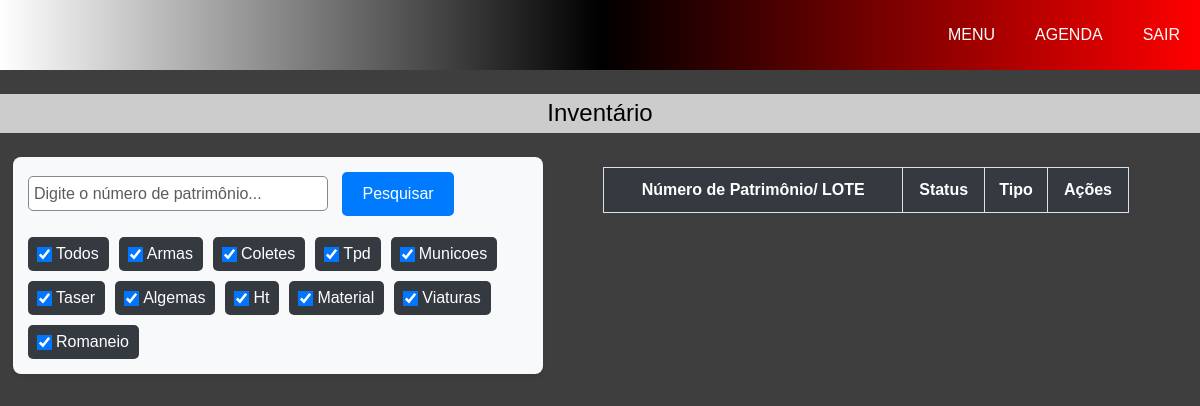
/p4/inventario.php, run on an earlier commit of the app's database.
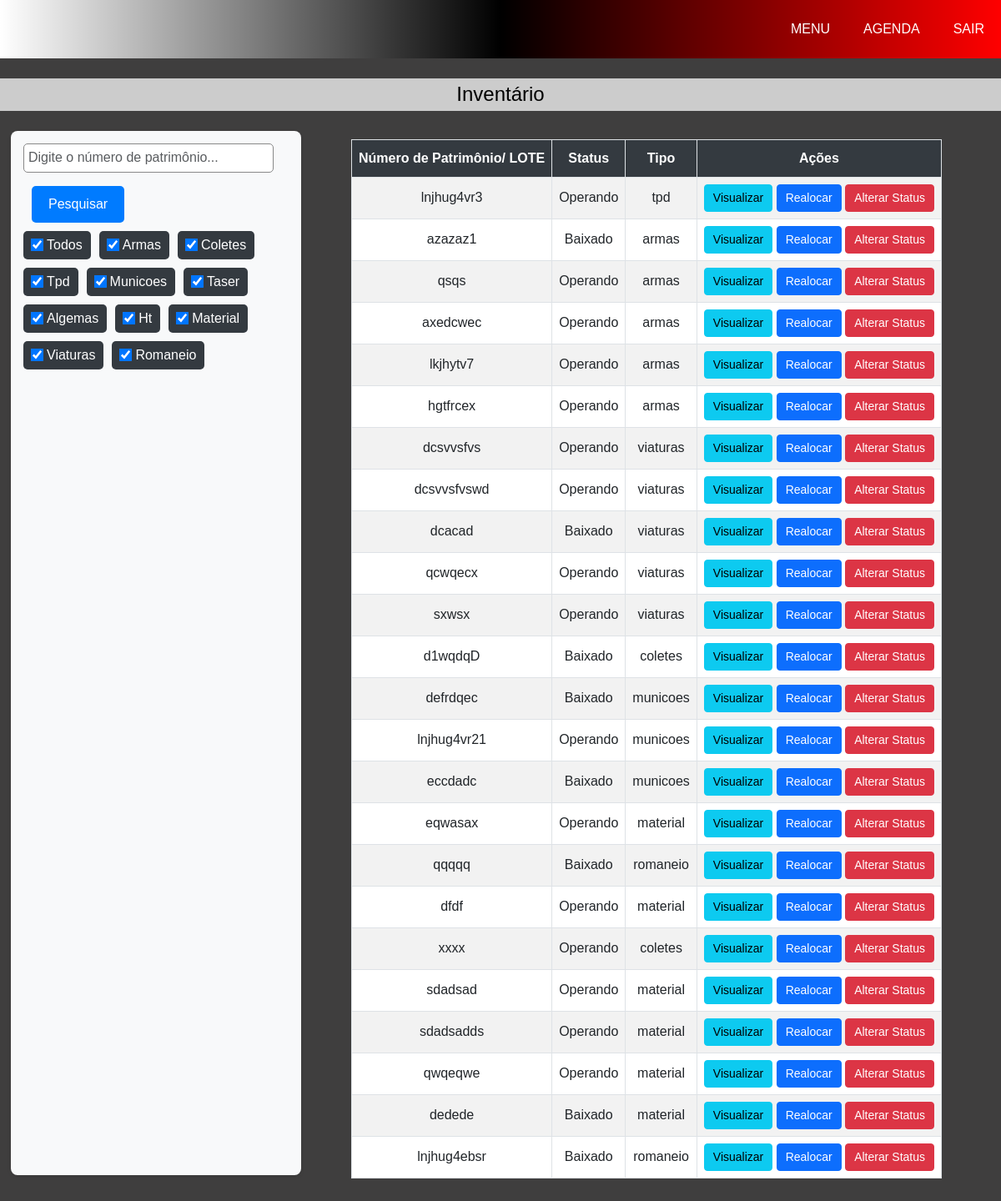
And on a later commit of the database.
### tables this page shows
CREATE TABLE `p4_inventario` (
  `id` int(11) NOT NULL,
  `numerodepatrimonio` varchar(11) DEFAULT NULL,
  `idLocComp` int(11) DEFAULT NULL,
  `idStatus` int(11) NOT NULL,
  `idTipo_tabela` int(11) NOT NULL
);

CREATE TABLE `p4_status` (
  `idStatus` int(2) NOT NULL,
  `estado` varchar(10) NOT NULL
);

### p4/inventario.php (the view, shortened to what this page needs)
<!DOCTYPE html>
<html lang="pt-br">
<head>
    <link rel="stylesheet" href="https://cdnjs.cloudflare.com/ajax/libs/font-awesome/6.0.0-beta3/css/all.min.css">
    <link rel="stylesheet" href="../css/estilo.css">
    <link rel="stylesheet" href="../css/inicial.css">
    <link href="https://cdn.jsdelivr.net/npm/bootstrap@5.3.0/dist/css/bootstrap.min.css" rel="stylesheet">
</head>
<body>
<?php require_once("./menu.php"); ?>
<h1 class="titulo text-center mt-4 mb-4">Inventário</h1>
<?php
require_once("../conexao/conexao.php");
$tabelas = [
    1 => "p4_armas",
    2 => "p4_coletes",
    3 => "p4_tpd",
    4 => "p4_municoes",
    5 => "p4_taser",
    6 => "p4_algemas",
    7 => "p4_ht",
    8 => "p4_material",
    9 => "p4_viaturas",
    10 => "p4_romaneio",
];
$sql = "SELECT id, numerodepatrimonio, idStatus, idTipo_tabela FROM p4_inventario";
$stmt = $conexao->prepare($sql);
$stmt->execute();
$inventario = $stmt->fetchAll(PDO::FETCH_ASSOC);
$sqlStatus = "SELECT idStatus, estado FROM p4_status";
$stmtStatus = $conexao->prepare($sqlStatus);
$stmtStatus->execute();
$statusList = $stmtStatus->fetchAll(PDO::FETCH_ASSOC);
?>
<div class="container" style="margin-bottom: 100px; margin-left: 1px;">
    <div class="pesquisar">
        <input type="text" id="buscaPatrimonio" class="form-control mb-3" placeholder="Digite o número de patrimônio...">
        <button type="button" onclick="buscarRegistro()">Pesquisar</button>
        <div class="tipos">
            <label><input type="checkbox" class="filtroTipo" value="todos" checked> Todos</label>
            <?php foreach ($tabelas as $id => $nome): ?>
                <label>
                    <input type="checkbox" class="filtroTipo" value="<?= str_replace('p4_', '', $nome) ?>" checked>
                    <?= ucfirst(str_replace('p4_', '', $nome)) ?>
                </label>
            <?php endforeach; ?>
        </div>
    </div>
    <table class="table table-striped table-bordered table-hover">
        <thead>
            <tr>
                <th>Número de Patrimônio/ LOTE</th>
                <th>Status</th>
                <th>Tipo</th>
                <th>Ações</th>
            </tr>
        </thead>
        <tbody id="tabelaInventario">
            <?php foreach ($inventario as $item): ?>
                <tr data-tipo="<?= str_replace('p4_', '', $tabelas[$item['idTipo_tabela']]) ?>">
                    <td class="patrimonio"><?= htmlspecialchars($item['numerodepatrimonio']) ?></td>
                    <td>
                        <?php
                        $status = array_filter($statusList, function ($statusItem) use ($item) {
                            return $statusItem['idStatus'] == $item['idStatus'];
                        });
                        $status = reset($status);
                        echo $status ? htmlspecialchars($status['estado']) : 'Desconhecido';
                        ?>
                    </td>
                    <td><?= isset($tabelas[$item['idTipo_tabela']]) ? str_replace('p4_', '', $tabelas[$item['idTipo_tabela']]) : "Desconhecido" ?></td>
                    <td>
                    <a href="visualizar_item.php?patrimonio=<?= urlencode($item['numerodepatrimonio']) ?>&tabela=<?= urlencode($tabelas[$item['idTipo_tabela']]) ?>" class="btn btn-info btn-sm">Visualizar</a>
                        <a href="alterar_status.php?id=<?= $item['id'] ?>" class="btn btn-primary btn-sm">Realocar</a>
                        <a href="alterar_status.php?id=<?= $item['id'] ?>" class="btn btn-danger btn-sm">Alterar Status</a>
                    </td>
                </tr>
            <?php endforeach; ?>
        </tbody>
    </table>
</div>
</body>
</html>

### p4/menu.php (shortened to what this page needs)
<div class="menu">
    <ul>
        <a href="../inicial.php">
            <li>MENU</li>
        </a>
        <a href="../agenda.php">
            <li>AGENDA</li>
        </a>
        <a href="../sair.php">
            <li>SAIR</li>
        </a>
    </ul>
</div>

### css/estilo.css (style rules this page uses)
* { margin: 0; padding: 0; box-sizing: border-box; }
body, html { font-family: 'Segoe UI', Tahoma, Geneva, Verdana, sans-serif; background-color: #f3f3f3; }
html, body { overflow-x: hidden; }
.titulo { font-weight: lighter; color: rgb(0, 0, 0); display: flex; justify-content: center; background-color: #ccc; padding: 5px; }
.container { display: flex; width: 100%; height: 100%; margin: 10px; margin-left: 170px; }
table { border: 1px solid #999; width: 95%; border-collapse: collapse; margin-top: 10px; margin-left: 2%; }
th, td { border: 1px solid #999; padding: 3px; }
th { height: 45px; background-color: #555; color: white; }
input[type="text"], input[type="tel"], input[type="password"], input[type="email"], input[type="date"], select, #cidade, #cidadenatal, #ufnatal, #uf { height: 35px; width: 20.7rem; border-radius: 5px; border: 1px solid #888; padding: 5px; font-weight: 1.2rem; display: flex; }
.menu ul { display: flex; height: 70px; background-color: black; background-image: linear-gradient(to left, red, transparent, white); justify-content: end; align-items: center; list-style-type: none; }
.menu ul li { color:white; padding: 15px 20px; }
.menu ul a { text-decoration: none; color: black; }

### css/inicial.css (style rules this page uses)
body { background-color: #29292a; overflow-y: hidden; }

### p4/inventario.php (style rules this page uses)
body,html { margin: 0; padding: 0; font-family: Arial, sans-serif; background-color:rgb(16, 15, 15); color:rgb(0, 0, 0); }
.titulo { text-align: center; margin-top: 20px; font-size: 24px; font-weight: bold; color:rgb(0, 0, 0); }
.table { width: 100%; margin-left:60px ; }
.container { margin-bottom: 200px; }
.table tbody { width: 100%; overflow-y: auto; }
.table th, .table td { white-space: nowrap; text-align: center; }
.table th, .table td { vertical-align: middle; }
.table-striped tbody tr:nth-child(odd) { background-color: #f9f9f9; }
.table th { text-align: center; background-color: #343a40; color: #fff; }
.table td { text-align: center; }
.btn-sm { padding: 5px 10px; }
.pesquisar { background: #f8f9fa; padding: 15px; border-radius: 8px; box-shadow: 0 2px 4px rgba(0, 0, 0, 0.1); margin-bottom: 20px; }
.pesquisar input { width: 100%; max-width: 300px; display: inline-block; }
.pesquisar button { margin-left: 10px; padding: 10px 20px; background-color: #007bff; border: none; color: #fff; border-radius: 5px; font-size: 16px; cursor: pointer; transition: background-color 0.3s ease; }
.tipos { margin-top: 10px; display: flex; flex-wrap: wrap; gap: 10px; }
.tipos label { background: #343a40; color: white; padding: 5px 10px; border-radius: 5px; cursor: pointer; display: flex; align-items: center; gap: 5px; }
.tipos input[type="checkbox"] { transform: scale(1.2); }
body,html { margin: 0; padding: 0; font-family: Arial, sans-serif; background-color:rgb(63, 62, 62); color:rgb(62, 60, 60); }
.container { height: auto; }

What changed in the data, as far as the page shows it:
added p4_inventario: numerodepatrimonio "lnjhug4vr3", idStatus.estado "Operando", idTipo_tabela "tpd"
added p4_inventario: numerodepatrimonio "azazaz1", idStatus.estado "Baixado", idTipo_tabela "armas"
added p4_inventario: numerodepatrimonio "qsqs", idStatus.estado "Operando", idTipo_tabela "armas"
added p4_inventario: numerodepatrimonio "axedcwec", idStatus.estado "Operando", idTipo_tabela "armas"
added p4_inventario: numerodepatrimonio "lkjhytv7", idStatus.estado "Operando", idTipo_tabela "armas"
added p4_inventario: numerodepatrimonio "hgtfrcex", idStatus.estado "Operando", idTipo_tabela "armas"
added p4_inventario: numerodepatrimonio "dcsvvsfvs", idStatus.estado "Operando", idTipo_tabela "viaturas"
added p4_inventario: numerodepatrimonio "dcsvvsfvswd", idStatus.estado "Operando", idTipo_tabela "viaturas"
added p4_inventario: numerodepatrimonio "dcacad", idStatus.estado "Baixado", idTipo_tabela "viaturas"
added p4_inventario: numerodepatrimonio "qcwqecx", idStatus.estado "Operando", idTipo_tabela "viaturas"
added p4_inventario: numerodepatrimonio "sxwsx", idStatus.estado "Operando", idTipo_tabela "viaturas"
added p4_inventario: numerodepatrimonio "d1wqdqD", idStatus.estado "Baixado", idTipo_tabela "coletes"
added p4_inventario: numerodepatrimonio "defrdqec", idStatus.estado "Baixado", idTipo_tabela "municoes"
added p4_inventario: numerodepatrimonio "lnjhug4vr21", idStatus.estado "Operando", idTipo_tabela "municoes"
added p4_inventario: numerodepatrimonio "eccdadc", idStatus.estado "Baixado", idTipo_tabela "municoes"
added p4_inventario: numerodepatrimonio "eqwasax", idStatus.estado "Operando", idTipo_tabela "material"
added p4_inventario: numerodepatrimonio "qqqqq", idStatus.estado "Baixado", idTipo_tabela "romaneio"
added p4_inventario: numerodepatrimonio "dfdf", idStatus.estado "Operando", idTipo_tabela "material"
added p4_inventario: numerodepatrimonio "xxxx", idStatus.estado "Operando", idTipo_tabela "coletes"
added p4_inventario: numerodepatrimonio "sdadsad", idStatus.estado "Operando", idTipo_tabela "material"
added p4_inventario: numerodepatrimonio "sdadsadds", idStatus.estado "Operando", idTipo_tabela "material"
added p4_inventario: numerodepatrimonio "qwqeqwe", idStatus.estado "Operando", idTipo_tabela "material"
added p4_inventario: numerodepatrimonio "dedede", idStatus.estado "Baixado", idTipo_tabela "material"
added p4_inventario: numerodepatrimonio "lnjhug4ebsr", idStatus.estado "Baixado", idTipo_tabela "romaneio"
